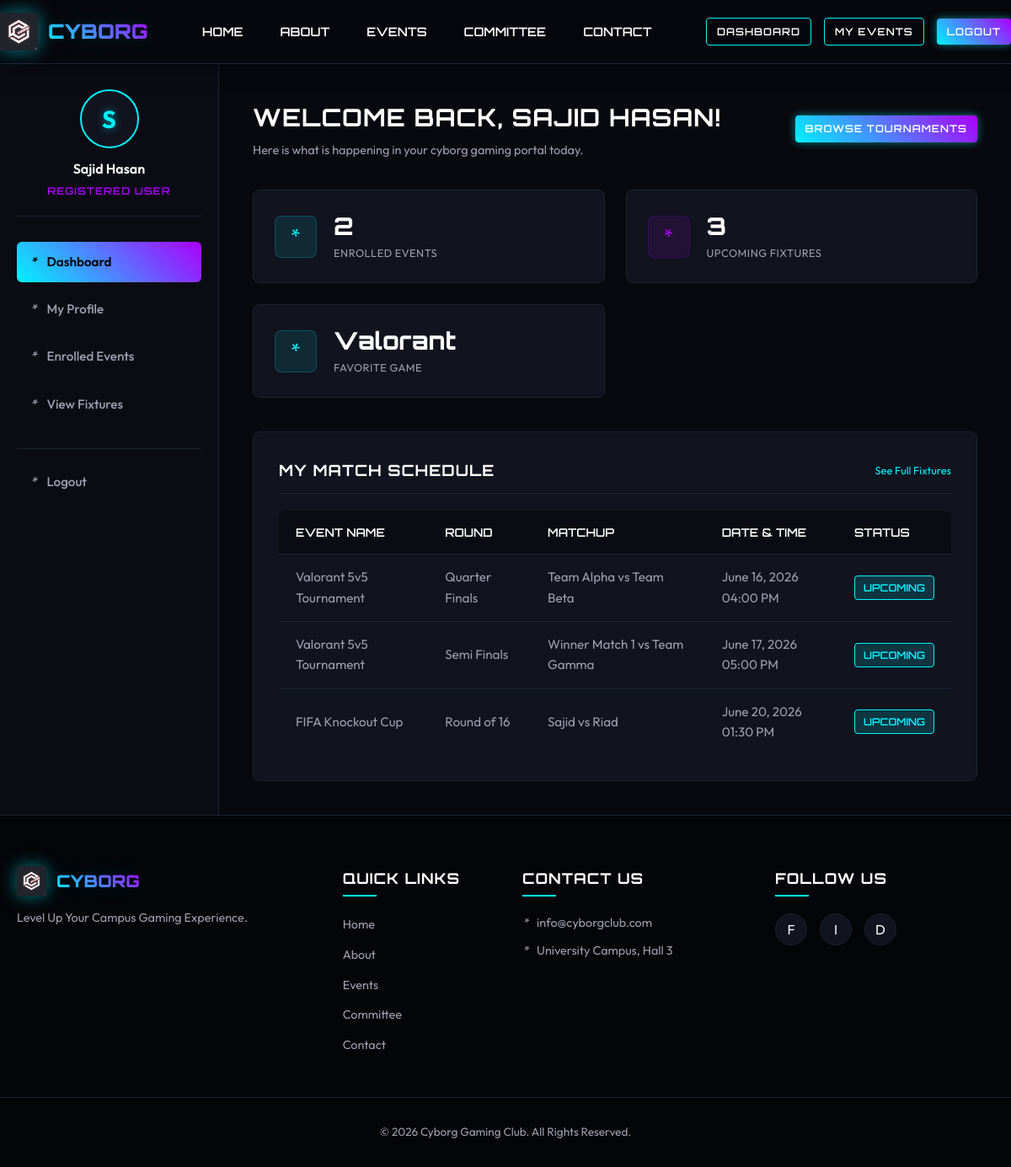
The page /user/dashboard.php (signed in) on the database its author committed.
### tables this page shows
CREATE TABLE users (
    id INT AUTO_INCREMENT PRIMARY KEY,
    full_name VARCHAR(100) NOT NULL,
    student_id VARCHAR(50) NOT NULL UNIQUE,
    department VARCHAR(100) NOT NULL,
    email VARCHAR(150) NOT NULL UNIQUE,
    phone VARCHAR(30) NOT NULL,
    password VARCHAR(255) NOT NULL,
    favorite_game VARCHAR(100) NOT NULL,
    role ENUM('user','admin') NOT NULL DEFAULT 'user',
    created_at DATETIME NOT NULL DEFAULT CURRENT_TIMESTAMP
);

CREATE TABLE fixtures (
    id INT AUTO_INCREMENT PRIMARY KEY,
    event_id INT NOT NULL,
    round_name VARCHAR(100) NOT NULL,
    team_one VARCHAR(100) NOT NULL,
    team_two VARCHAR(100) NOT NULL,
    match_date DATE NOT NULL,
    match_time TIME NOT NULL,
    status ENUM('upcoming','active','completed') NOT NULL DEFAULT 'upcoming',
    FOREIGN KEY (event_id) REFERENCES events(id) ON DELETE CASCADE
);

CREATE TABLE events (
    id INT AUTO_INCREMENT PRIMARY KEY,
    event_name VARCHAR(150) NOT NULL,
    game_name VARCHAR(100) NOT NULL,
    event_date DATE NOT NULL,
    event_time TIME NOT NULL,
    venue VARCHAR(150) NOT NULL,
    description TEXT,
    rules TEXT,
    prize VARCHAR(150),
    status ENUM('open','upcoming','finished') NOT NULL DEFAULT 'open',
    created_at DATETIME NOT NULL DEFAULT CURRENT_TIMESTAMP
);

### includes/helpers.php (called while the page is built, shortened)
<?php
function h($value) {
    return htmlspecialchars((string)$value, ENT_QUOTES, "UTF-8");
}
function url_path($path = "") {
    $script_dir = str_replace("\\", "/", dirname($_SERVER["SCRIPT_NAME"] ?? ""));
    if (preg_match("#/(user|admin)$#", $script_dir)) {
        $script_dir = dirname($script_dir);
    }
    $base = rtrim($script_dir, "/");
    return $base . "/" . ltrim($path, "/");
}
function badge_class($status) {
    $status = strtolower((string)$status);
    return "badge-upcoming";
}
function format_date_value($date) {
    return date("F d, Y", strtotime($date));
}
function format_time_value($time) {
    return date("h:i A", strtotime($time));
}
?>

### user/dashboard.php (the view, shortened to what this page needs)
<?php
require_once __DIR__ . "/../includes/auth_check.php";
include __DIR__ . "/../includes/header.php";
$user_id = (int)$_SESSION["user_id"];
$count_stmt = mysqli_prepare($conn, "SELECT COUNT(*) AS total FROM enrollments WHERE user_id = ?");
mysqli_stmt_bind_param($count_stmt, "i", $user_id);
mysqli_stmt_execute($count_stmt);
$total_enrolled = mysqli_fetch_assoc(mysqli_stmt_get_result($count_stmt))["total"];
$user_stmt = mysqli_prepare($conn, "SELECT favorite_game FROM users WHERE id = ?");
mysqli_stmt_bind_param($user_stmt, "i", $user_id);
mysqli_stmt_execute($user_stmt);
$profile = mysqli_fetch_assoc(mysqli_stmt_get_result($user_stmt));
$fixtures_stmt = mysqli_prepare($conn, "SELECT e.event_name, f.round_name, f.team_one, f.team_two, f.match_date, f.match_time, f.status FROM fixtures f JOIN events e ON f.event_id = e.id JOIN enrollments en ON en.event_id = e.id WHERE en.user_id = ? ORDER BY f.match_date ASC, f.match_time ASC LIMIT 5");
mysqli_stmt_bind_param($fixtures_stmt, "i", $user_id);
mysqli_stmt_execute($fixtures_stmt);
$fixtures = mysqli_stmt_get_result($fixtures_stmt);
?>
<div class="dashboard-wrapper">
    <?php include __DIR__ . "/../includes/user_sidebar.php"; ?>
    <main class="db-content">
        <div class="db-header">
            <div><h1 class="db-title">Welcome Back, <?php echo h($_SESSION["full_name"]); ?>!</h1><p class="db-subtitle">Here is what is happening in your cyborg gaming portal today.</p></div>
            <a href="<?php echo url_path('events.php'); ?>" class="btn btn-primary btn-sm">Browse Tournaments</a>
        </div>
        <div class="stats-grid">
            <div class="stat-card"><div class="stat-card-icon">*</div><div class="stat-card-info"><div class="stat-card-number"><?php echo (int)$total_enrolled; ?></div><div class="stat-card-label">Enrolled Events</div></div></div>
            <div class="stat-card"><div class="stat-card-icon">*</div><div class="stat-card-info"><div class="stat-card-number"><?php echo mysqli_num_rows($fixtures); ?></div><div class="stat-card-label">Upcoming Fixtures</div></div></div>
            <div class="stat-card"><div class="stat-card-icon">*</div><div class="stat-card-info"><div class="stat-card-number"><?php echo h($profile["favorite_game"] ?? "N/A"); ?></div><div class="stat-card-label">Favorite Game</div></div></div>
        </div>
        <div class="db-panel">
            <div class="db-panel-header"><h3 class="db-panel-title">My Match Schedule</h3><a href="<?php echo url_path('user/fixture.php'); ?>" style="font-size: 0.8rem; color: var(--color-primary);">See Full Fixtures</a></div>
            <div class="table-responsive" style="margin-top: 0; border: none;">
                <table class="data-table">
                    <thead><tr><th>Event Name</th><th>Round</th><th>Matchup</th><th>Date & Time</th><th>Status</th></tr></thead>
                    <tbody>
                    <?php mysqli_data_seek($fixtures, 0); while ($fixture = mysqli_fetch_assoc($fixtures)): ?>
                        <tr><td><?php echo h($fixture["event_name"]); ?></td><td><?php echo h($fixture["round_name"]); ?></td><td><?php echo h($fixture["team_one"] . " vs " . $fixture["team_two"]); ?></td><td><?php echo h(format_date_value($fixture["match_date"]) . " " . format_time_value($fixture["match_time"])); ?></td><td><span class="badge <?php echo badge_class($fixture["status"]); ?>"><?php echo h($fixture["status"]); ?></span></td></tr>
                    <?php endwhile; ?>
                    </tbody>
                </table>
            </div>
        </div>
    </main>
</div>
<?php include __DIR__ . "/../includes/footer.php"; ?>

### assets/css/main.css (style rules this page uses)
:root { --bg-main: #07080d; --bg-card: #11131e; --bg-card-hover: #181b2b; --color-primary: #00f3ff; --color-secondary: #ab00ff; --color-text-white: #ffffff; --color-text-gray: #9d9fae; --color-text-dark: #07080d; --color-danger: #ff0055; --color-success: #00ff66; --border-color: #1e2235; --font-heading: 'Orbitron', sans-serif; --font-body: 'Outfit', sans-serif; --glow-cyan: 0 0 10px rgba(0, 243, 255, 0.5); --glow-purple: 0 0 10px rgba(171, 0, 255, 0.5); --transition-speed: 0.3s; }
* { box-sizing: border-box; margin: 0; padding: 0; }
body { background-color: var(--bg-main); color: var(--color-text-gray); font-family: var(--font-body); line-height: 1.6; overflow-x: hidden; min-height: 100vh; display: flex; flex-direction: column; }
h1, h2, h3, h4, h5, h6 { font-family: var(--font-heading); color: var(--color-text-white); letter-spacing: 1px; font-weight: 700; }
a { color: var(--color-primary); text-decoration: none; transition: all var(--transition-speed) ease; }
main { flex: 1; padding: 40px 0; }
.btn { display: inline-block; padding: 10px 24px; font-family: var(--font-heading); font-weight: 600; font-size: 0.85rem; text-transform: uppercase; text-align: center; border: none; border-radius: 4px; cursor: pointer; transition: all var(--transition-speed) ease; letter-spacing: 1px; }
.btn-primary { background: linear-gradient(45deg, var(--color-primary), var(--color-secondary)); color: var(--color-text-white); box-shadow: var(--glow-cyan); }
.btn-sm { padding: 6px 12px; font-size: 0.75rem; }
.table-responsive { overflow-x: auto; margin-top: 20px; background-color: var(--bg-card); border: 1px solid var(--border-color); border-radius: 8px; }
.data-table { width: 100%; border-collapse: collapse; text-align: left; }
.data-table th { background-color: rgba(7, 8, 13, 0.6); color: var(--color-text-white); font-family: var(--font-heading); font-size: 0.85rem; font-weight: 600; text-transform: uppercase; padding: 15px 20px; border-bottom: 1px solid var(--border-color); }
.data-table td { padding: 15px 20px; border-bottom: 1px solid var(--border-color); color: var(--color-text-gray); font-size: 0.95rem; }
.data-table tbody tr:last-child td { border-bottom: none; }
.badge { display: inline-block; padding: 4px 10px; font-size: 0.75rem; font-family: var(--font-heading); font-weight: 600; border-radius: 4px; text-transform: uppercase; }
.badge-upcoming { background-color: rgba(0, 243, 255, 0.15); color: var(--color-primary); border: 1px solid var(--color-primary); }

### css/dashboard.css (style rules this page uses)
.dashboard-wrapper { display: grid; grid-template-columns: 260px 1fr; min-height: calc(100vh - 78px - 310px); }
.db-content { padding: 40px; background-color: #08090f; }
.db-header { display: flex; justify-content: space-between; align-items: center; margin-bottom: 35px; }
.db-title { font-size: 1.8rem; text-transform: uppercase; }
.db-subtitle { font-size: 0.9rem; color: var(--color-text-gray); margin-top: 5px; }
.stats-grid { display: grid; grid-template-columns: repeat(4, 1fr); gap: 25px; margin-bottom: 40px; }
.stat-card { background-color: var(--bg-card); border: 1px solid var(--border-color); border-radius: 8px; padding: 25px; display: flex; align-items: center; gap: 20px; transition: transform var(--transition-speed); }
.stat-card-icon { width: 50px; height: 50px; border-radius: 8px; background-color: rgba(0, 243, 255, 0.1); border: 1px solid rgba(0, 243, 255, 0.2); display: flex; align-items: center; justify-content: center; color: var(--color-primary); font-size: 1.5rem; }
.stat-card:nth-child(2n) .stat-card-icon { background-color: rgba(171, 0, 255, 0.1); border: 1px solid rgba(171, 0, 255, 0.2); color: var(--color-secondary); }
.stat-card-info { flex-grow: 1; }
.stat-card-number { font-family: var(--font-heading); font-size: 1.8rem; font-weight: 800; color: var(--color-text-white); line-height: 1.2; }
.stat-card-label { font-size: 0.8rem; text-transform: uppercase; letter-spacing: 0.5px; margin-top: 4px; }
.db-panel { background-color: var(--bg-card); border: 1px solid var(--border-color); border-radius: 8px; padding: 30px; }
.db-panel-header { display: flex; justify-content: space-between; align-items: center; margin-bottom: 20px; padding-bottom: 12px; border-bottom: 1px solid var(--border-color); }
.db-panel-title { font-size: 1.15rem; text-transform: uppercase; }
@media (max-width: 1200px) { .stats-grid { grid-template-columns: repeat(2, 1fr); } }

### rows shown on the page
users: favorite_game "Valorant"
fixtures: event.event_name "Valorant 5v5 Tournament", round_name "Quarter Finals", team_one+team_two "Team Alpha vs Team Beta", match_date+match_time "June 16, 2026 04:00 PM", status "UPCOMING"
fixtures: event.event_name "Valorant 5v5 Tournament", round_name "Semi Finals", team_one+team_two "Winner Match 1 vs Team Gamma", match_date+match_time "June 17, 2026 05:00 PM", status "UPCOMING"
fixtures: event.event_name "FIFA Knockout Cup", round_name "Round of 16", team_one+team_two "Sajid vs Riad", match_date+match_time "June 20, 2026 01:30 PM", status "UPCOMING"

### other values the page prints
substr($_SESSION["full_name"] ?? "U", 0, 1) "S"
$_SESSION["full_name"] "Sajid Hasan"
$_SESSION["full_name"] "SAJID HASAN"
$total_enrolled "2"
mysqli_num_rows($fixtures) "3"
